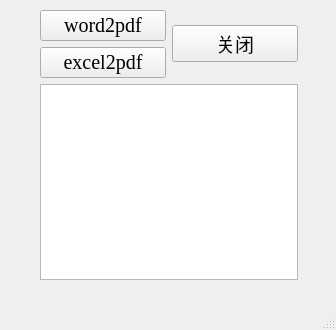
<?xml version="1.0" encoding="UTF-8"?>
<ui version="4.0">
 <class>MainWindow</class>
 <widget class="QMainWindow" name="MainWindow">
  <property name="geometry">
   <rect>
    <x>0</x>
    <y>0</y>
    <width>336</width>
    <height>330</height>
   </rect>
  </property>
  <property name="windowTitle">
   <string>ToPdf</string>
  </property>
  <widget class="QWidget" name="centralwidget">
   <widget class="QWidget" name="">
    <property name="geometry">
     <rect>
      <x>40</x>
      <y>10</y>
      <width>258</width>
      <height>270</height>
     </rect>
    </property>
    <layout class="QVBoxLayout" name="verticalLayout_2">
     <item>
      <layout class="QHBoxLayout" name="horizontalLayout">
       <item>
        <layout class="QVBoxLayout" name="verticalLayout">
         <item>
          <widget class="QPushButton" name="word2pdfButton">
           <property name="font">
            <font>
             <family>Times New Roman</family>
             <pointsize>15</pointsize>
             <weight>50</weight>
             <bold>false</bold>
            </font>
           </property>
           <property name="text">
            <string>word2pdf</string>
           </property>
          </widget>
         </item>
         <item>
          <widget class="QPushButton" name="excel2pdfButton">
           <property name="font">
            <font>
             <family>Times New Roman</family>
             <pointsize>15</pointsize>
             <weight>50</weight>
             <bold>false</bold>
            </font>
           </property>
           <property name="text">
            <string>excel2pdf</string>
           </property>
          </widget>
         </item>
        </layout>
       </item>
       <item>
        <widget class="QPushButton" name="pushButton_2">
         <property name="font">
          <font>
           <family>宋体</family>
           <pointsize>14</pointsize>
           <weight>50</weight>
           <bold>false</bold>
          </font>
         </property>
         <property name="text">
          <string>关闭</string>
         </property>
        </widget>
       </item>
      </layout>
     </item>
     <item>
      <widget class="QTextBrowser" name="textBrowser"/>
     </item>
    </layout>
   </widget>
  </widget>
  <widget class="QMenuBar" name="menubar">
   <property name="geometry">
    <rect>
     <x>0</x>
     <y>0</y>
     <width>336</width>
     <height>23</height>
    </rect>
   </property>
  </widget>
  <widget class="QStatusBar" name="statusbar"/>
 </widget>
 <resources/>
 <connections>
  <connection>
   <sender>pushButton_2</sender>
   <signal>clicked()</signal>
   <receiver>MainWindow</receiver>
   <slot>close()</slot>
   <hints>
    <hint type="sourcelabel">
     <x>221</x>
     <y>56</y>
    </hint>
    <hint type="destinationlabel">
     <x>275</x>
     <y>66</y>
    </hint>
   </hints>
  </connection>
 </connections>
</ui>
